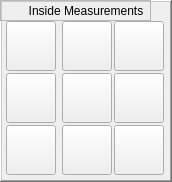
     <widget class="QFrame" name="frame_inside_measure">
      <property name="geometry">
       <rect>
        <x>172</x>
        <y>0</y>
        <width>172</width>
        <height>182</height>
       </rect>
      </property>
      <property name="frameShape">
       <enum>QFrame::WinPanel</enum>
      </property>
      <property name="frameShadow">
       <enum>QFrame::Raised</enum>
      </property>
      <widget class="PushButton" name="pbtn_inside_xmym">
       <property name="geometry">
        <rect>
         <x>6</x>
         <y>125</y>
         <width>50</width>
         <height>50</height>
        </rect>
       </property>
       <property name="text">
        <string/>
       </property>
       <property name="icon">
        <iconset>
         <normaloff>../x1Probing/x1Probe_icons/inside_7.png</normaloff>../x1Probing/x1Probe_icons/inside_7.png</iconset>
       </property>
       <property name="iconSize">
        <size>
         <width>48</width>
         <height>48</height>
        </size>
       </property>
       <property name="checkable">
        <bool>false</bool>
       </property>
       <property name="checked">
        <bool>false</bool>
       </property>
       <property name="indicator_option" stdset="0">
        <bool>false</bool>
       </property>
      </widget>
      <widget class="PushButton" name="pbtn_inside_xmyp">
       <property name="geometry">
        <rect>
         <x>6</x>
         <y>21</y>
         <width>50</width>
         <height>50</height>
        </rect>
       </property>
       <property name="text">
        <string/>
       </property>
       <property name="icon">
        <iconset>
         <normaloff>../x1Probing/x1Probe_icons/inside_1.png</normaloff>../x1Probing/x1Probe_icons/inside_1.png</iconset>
       </property>
       <property name="iconSize">
        <size>
         <width>48</width>
         <height>48</height>
        </size>
       </property>
       <property name="checkable">
        <bool>false</bool>
       </property>
       <property name="checked">
        <bool>false</bool>
       </property>
       <property name="indicator_option" stdset="0">
        <bool>false</bool>
       </property>
      </widget>
      <widget class="PushButton" name="pbtn_inside_xm">
       <property name="geometry">
        <rect>
         <x>6</x>
         <y>73</y>
         <width>50</width>
         <height>50</height>
        </rect>
       </property>
       <property name="text">
        <string/>
       </property>
       <property name="icon">
        <iconset>
         <normaloff>../x1Probing/x1Probe_icons/inside_4-.png</normaloff>../x1Probing/x1Probe_icons/inside_4-.png</iconset>
       </property>
       <property name="iconSize">
        <size>
         <width>48</width>
         <height>48</height>
        </size>
       </property>
       <property name="checkable">
        <bool>false</bool>
       </property>
       <property name="checked">
        <bool>false</bool>
       </property>
       <property name="indicator_option" stdset="0">
        <bool>false</bool>
       </property>
      </widget>
      <widget class="PushButton" name="pbtn_inside_ym">
       <property name="geometry">
        <rect>
         <x>62</x>
         <y>125</y>
         <width>50</width>
         <height>50</height>
        </rect>
       </property>
       <property name="text">
        <string/>
       </property>
       <property name="icon">
        <iconset>
         <normaloff>../x1Probing/x1Probe_icons/inside_8.png</normaloff>../x1Probing/x1Probe_icons/inside_8.png</iconset>
       </property>
       <property name="iconSize">
        <size>
         <width>48</width>
         <height>48</height>
        </size>
       </property>
       <property name="checkable">
        <bool>false</bool>
       </property>
       <property name="checked">
        <bool>false</bool>
       </property>
       <property name="indicator_option" stdset="0">
        <bool>false</bool>
       </property>
      </widget>
      <widget class="PushButton" name="pbtn_inside_yp">
       <property name="geometry">
        <rect>
         <x>62</x>
         <y>21</y>
         <width>50</width>
         <height>50</height>
        </rect>
       </property>
       <property name="text">
        <string/>
       </property>
       <property name="icon">
        <iconset>
         <normaloff>../x1Probing/x1Probe_icons/inside_2.png</normaloff>../x1Probing/x1Probe_icons/inside_2.png</iconset>
       </property>
       <property name="iconSize">
        <size>
         <width>48</width>
         <height>48</height>
        </size>
       </property>
       <property name="checkable">
        <bool>false</bool>
       </property>
       <property name="checked">
        <bool>false</bool>
       </property>
       <property name="indicator_option" stdset="0">
        <bool>false</bool>
       </property>
      </widget>
      <widget class="PushButton" name="pbtn_inside_xy_hole">
       <property name="geometry">
        <rect>
         <x>62</x>
         <y>73</y>
         <width>50</width>
         <height>50</height>
        </rect>
       </property>
       <property name="font">
        <font>
         <pointsize>8</pointsize>
        </font>
       </property>
       <property name="text">
        <string/>
       </property>
       <property name="icon">
        <iconset>
         <normaloff>../x1Probing/x1Probe_icons/inside_5.png</normaloff>../x1Probing/x1Probe_icons/inside_5.png</iconset>
       </property>
       <property name="iconSize">
        <size>
         <width>48</width>
         <height>48</height>
        </size>
       </property>
       <property name="checkable">
        <bool>false</bool>
       </property>
       <property name="checked">
        <bool>false</bool>
       </property>
       <property name="indicator_option" stdset="0">
        <bool>false</bool>
       </property>
      </widget>
      <widget class="PushButton" name="pbtn_inside_xpym">
       <property name="geometry">
        <rect>
         <x>114</x>
         <y>125</y>
         <width>50</width>
         <height>50</height>
        </rect>
       </property>
       <property name="text">
        <string/>
       </property>
       <property name="icon">
        <iconset>
         <normaloff>../x1Probing/x1Probe_icons/inside_9.png</normaloff>../x1Probing/x1Probe_icons/inside_9.png</iconset>
       </property>
       <property name="iconSize">
        <size>
         <width>48</width>
         <height>48</height>
        </size>
       </property>
       <property name="checkable">
        <bool>false</bool>
       </property>
       <property name="checked">
        <bool>false</bool>
       </property>
       <property name="indicator_option" stdset="0">
        <bool>false</bool>
       </property>
      </widget>
      <widget class="PushButton" name="pbtn_inside_xpyp">
       <property name="geometry">
        <rect>
         <x>114</x>
         <y>21</y>
         <width>50</width>
         <height>50</height>
        </rect>
       </property>
       <property name="text">
        <string/>
       </property>
       <property name="icon">
        <iconset>
         <normaloff>../x1Probing/x1Probe_icons/inside_3.png</normaloff>../x1Probing/x1Probe_icons/inside_3.png</iconset>
       </property>
       <property name="iconSize">
        <size>
         <width>48</width>
         <height>48</height>
        </size>
       </property>
       <property name="checkable">
        <bool>false</bool>
       </property>
       <property name="checked">
        <bool>false</bool>
       </property>
       <property name="indicator_option" stdset="0">
        <bool>false</bool>
       </property>
      </widget>
      <widget class="PushButton" name="pbtn_inside_xp">
       <property name="geometry">
        <rect>
         <x>114</x>
         <y>73</y>
         <width>50</width>
         <height>50</height>
        </rect>
       </property>
       <property name="text">
        <string/>
       </property>
       <property name="icon">
        <iconset>
         <normaloff>../x1Probing/x1Probe_icons/inside_6.png</normaloff>../x1Probing/x1Probe_icons/inside_6.png</iconset>
       </property>
       <property name="iconSize">
        <size>
         <width>48</width>
         <height>48</height>
        </size>
       </property>
       <property name="checkable">
        <bool>false</bool>
       </property>
       <property name="checked">
        <bool>false</bool>
       </property>
       <property name="indicator_option" stdset="0">
        <bool>false</bool>
       </property>
      </widget>
      <widget class="QFrame" name="frame_inside_label">
       <property name="geometry">
        <rect>
         <x>0</x>
         <y>0</y>
         <width>151</width>
         <height>21</height>
        </rect>
       </property>
       <property name="frameShape">
        <enum>QFrame::StyledPanel</enum>
       </property>
       <property name="frameShadow">
        <enum>QFrame::Raised</enum>
       </property>
       <widget class="QLabel" name="label_inside_measure">
        <property name="geometry">
         <rect>
          <x>0</x>
          <y>0</y>
          <width>172</width>
          <height>21</height>
         </rect>
        </property>
        <property name="text">
         <string>Inside Measurements</string>
        </property>
        <property name="alignment">
         <set>Qt::AlignCenter</set>
        </property>
       </widget>
      </widget>
     </widget>
